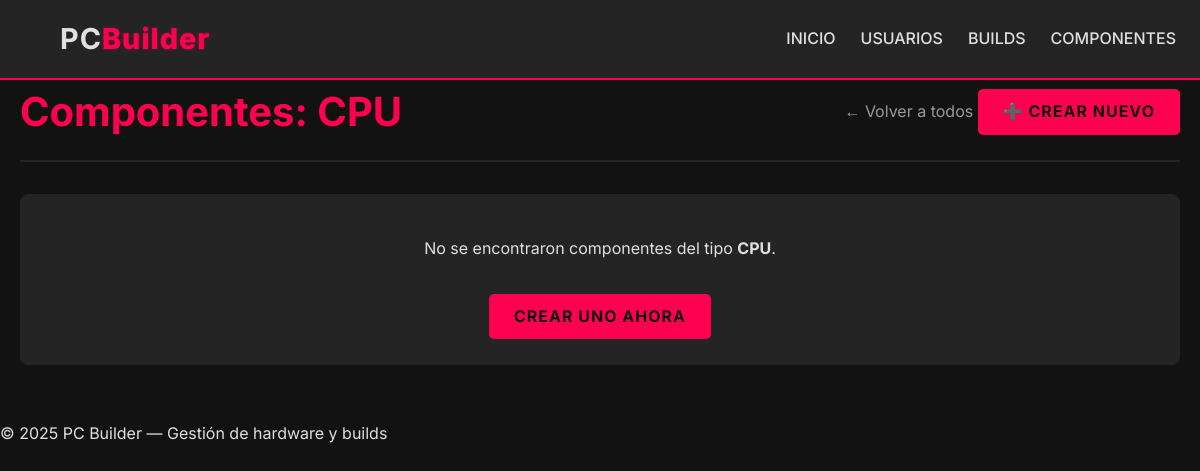
/components/type/CPU, run on an earlier commit of the app's database.
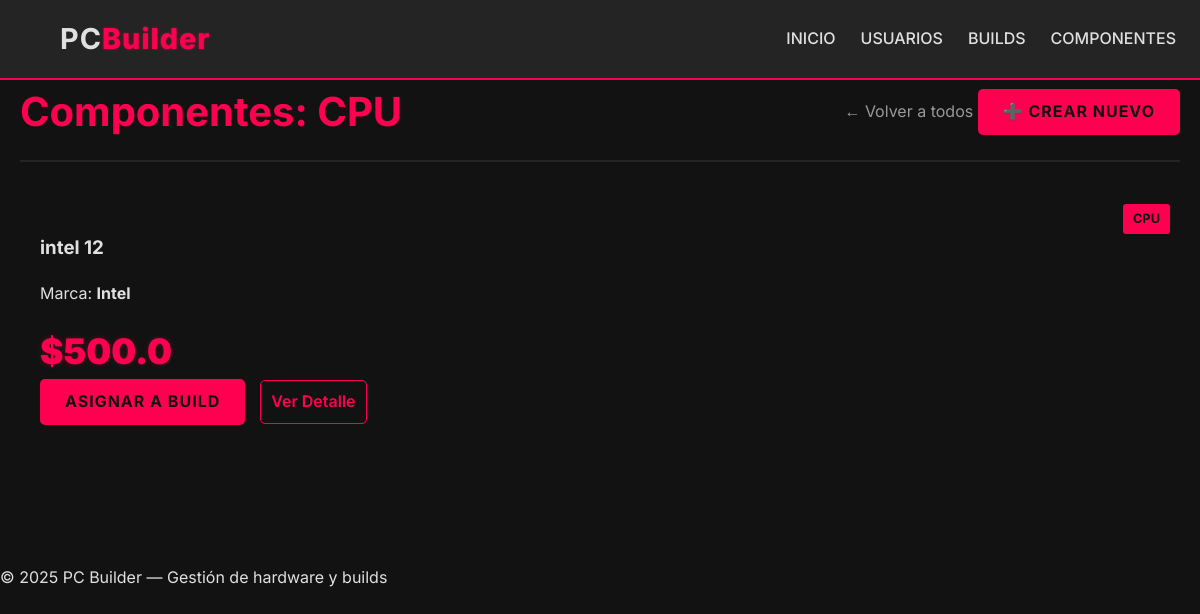
And on a later commit of the database.
### models.py (models this page shows)
class Component(SQLModel, table=True):
    id: Optional[int] = Field(default=None, primary_key=True)
    name: str
    kind: str
    brand: str
    price: float
    builds: List[Build] = Relationship(
        back_populates="components", link_model=BuildComponentLink
    )
    categories: List["Category"] = Relationship(
        back_populates="components", link_model=ComponentCategoryLink
    )

### router/component_router.py (the view)
@component_router.get("/type/{kind}")
def list_components_by_kind(kind: str, request: Request, db: Session = Depends(get_session)):
    components = db.query(Component).filter(Component.kind == kind).all()
    return templates.TemplateResponse(
        "components/components_by_kind.html",
        {
            "request": request,
            "components": components,
            "kind_title": kind  # Para mostrar el título en el template
        }
    )

### templates/components/components_by_kind.html (shortened to what this page needs)
{% extends "base.html" %}
{% block content %}
<div class="page-header">
    <h2>Componentes: {{ kind_title }}</h2>
    <div class="header-actions">
        <a href="/components" class="btn-link">← Volver a todos</a>
        <a href="/components/new" class="btn-primary">➕ Crear nuevo</a>
    </div>
</div>
{% if components %}
<div class="cards-grid component-grid-list">
    {% for c in components %}
    <div class="component-card card-list-item">
        <div class="card-badge {{ c.kind | lower }}">{{ c.kind }}</div>
        <h3><a href="/components/{{ c.id }}" class="component-link-title">{{ c.name }}</a></h3>
        <p class="component-specs">
            Marca: <strong>{{ c.brand }}</strong>
        </p>
        <div class="card-details">
            <span class="price price-detail accent-text">${{ c.price }}</span>
            <div class="actions-group">
                <a href="/components/{{ c.id }}/assign" class="btn-primary btn-sm">Asignar a Build</a>
                <a href="/components/{{ c.id }}" class="btn-detail btn-sm">Ver Detalle</a>
            </div>
        </div>
    </div>
    {% endfor %}
</div>
{% else %}
<div class="card text-center full-width-card">
    <p>No se encontraron componentes del tipo <strong>{{ kind_title }}</strong>.</p>
    <a href="/components/new" class="btn-primary" style="margin-top: 1rem;">Crear uno ahora</a>
</div>
{% endif %}
{% endblock %}

What changed in the data, as far as the page shows it:
added Component: kind "CPU", name "intel 12", brand "Intel", price "500.0"
Also different on the page:
{{ kind_title }}: "CPU" → (not shown)
text no longer shown: "No se encontraron componentes del tipo . CREAR UNO AHORA"
